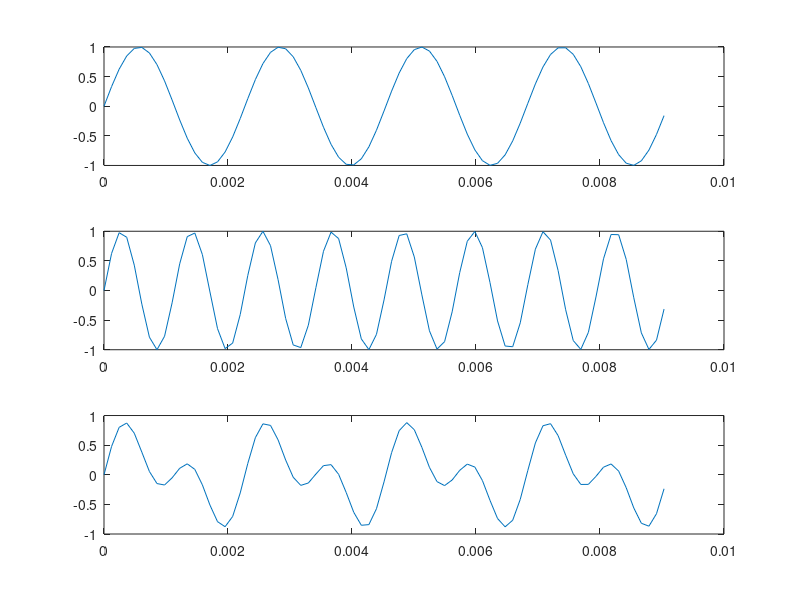

Write the MATLAB code that produced this figure.
%Playing around with creating synthesized notes, this code evolved
%into pureNote.m, rampNote.m, and organ.m

%%Creating a pure note
clear;
Fs = 8192;
freq = 261.63; 
length = 4;
deltaT = 1/Fs;
time = 0:deltaT:length;

y = sin( 2*pi*freq*time);
sound(y, Fs)

%%
clear;
Fs = 8192;
freq1 = 440;
freq2 = 880;
len = 4;
deltaT = 1/Fs;
time = 0:deltaT:len;
y1 = sin( 2*pi*freq1*time);
y2 = sin( 2*pi*freq2*time);

y = (y1 + y2)/2;
sound(y, Fs);

%Time for one cycle of the first freq
plotT = 1/freq1;
plotX = 0:deltaT:4*plotT;
plotY1 = y1(1:length(plotX));
plotY2 = y2(1:length(plotX));
plotY = y(1:length(plotX));

subplot( 3, 1, 1);
plot( plotX, plotY1 );
subplot( 3, 1, 2);
plot( plotX, plotY2 );
subplot( 3, 1, 3);
plot( plotX, plotY );